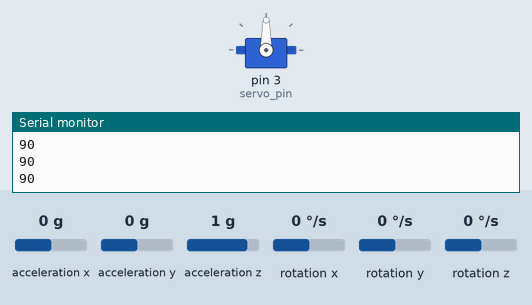
Bench run of a sketch on a simulated Arduino Uno, built with avr-gcc and run on an emulated ATmega328P. Parts: servo, the last lines printed to the serial monitor. Inputs (shaded band) come from the test bench; at power-on: acceleration x 0 g, acceleration y 0 g, acceleration z 1 g, rotation x 0 °/s, rotation y 0 °/s, rotation z 0 °/s.

Above: at 1.6 s.
1.7 s: acceleration x set to -1.4 g
At 2.2 s:
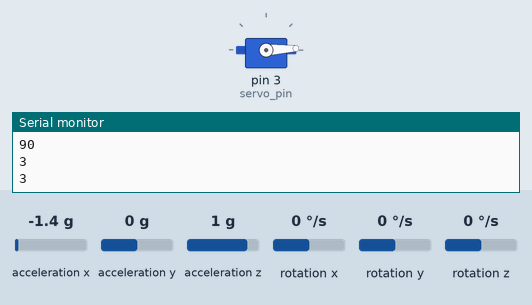
3.3 s: acceleration x set to -0.8 g
At 4.6 s:
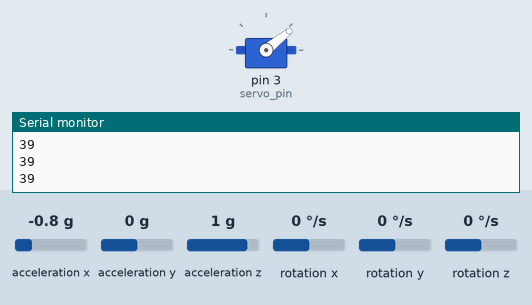
4.9 s: acceleration x set to 0.8 g
At 5.8 s:
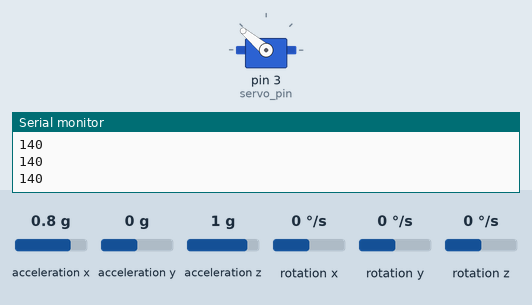
6.6 s: acceleration x set to 1.4 g
At 7.1 s:
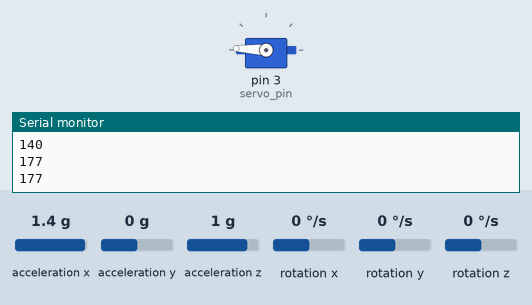
8.2 s: acceleration x set to 0 g
At 9.5 s:
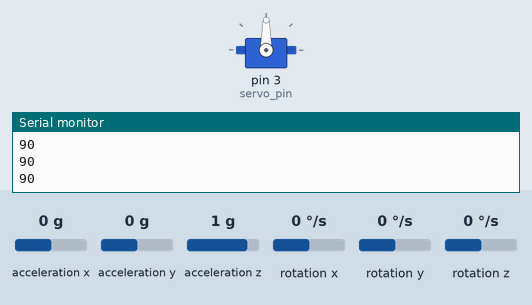
Timing chart, 0 to 10.8 s (numbered marks = the images above; inputs shaded):
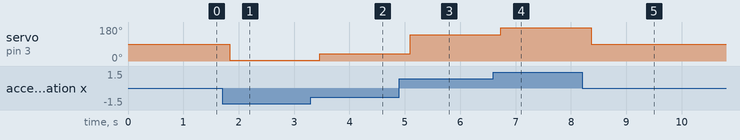

Measured:
- after the input at 1.7 s, servo on pin 3 (servo_pin): 90° → 3° after 0.13 s
- after the input at 3.3 s, servo on pin 3 (servo_pin): 3° → 39° after 0.17 s
- after the input at 4.9 s, servo on pin 3 (servo_pin): 39° → 140° after 0.20 s
- after the input at 6.6 s, servo on pin 3 (servo_pin): 140° → 177° after 0.13 s
- after the input at 8.2 s, servo on pin 3 (servo_pin): 177° → 90° after 0.17 s

The sketch:

control_moter.ino
```cpp
#include <Wire.h>
#include <MPU6050.h>
#include <Servo.h>


Servo sg90;
int servo_pin =3;


MPU6050 sensor ;
int16_t ax, ay, az ;
int16_t gx, gy, gz ;

//PID
float value;
float a=value*12.5;//PID计算

struct look{
float InputNum;//输入值 
float PointNum;//指定值 
float LastError;//上一次计算误差(微分需要) 
float NowError;//当前计算误差 
float Integral;//积分值 
float Kp;//初始化比例系数 
float Ki;//初始化积分系数
float Kd;//初始化微分系数
float Output;//输出的变化量大小 
}PID; //定义一个PID object

void initial(){
PID.InputNum=0;
PID.PointNum=90;
PID.LastError=0;
PID.NowError=0;
PID.Integral=0;
PID.Kp=2;
PID.Ki=0;
PID.Kd=0.2;
PID.Output=0;
}//初始化PID的参数 

float ComputePID(){
PID.NowError=PID.PointNum-PID.InputNum;
//累计误差，积分值
PID.Integral+=PID.NowError;
// float LimiteIntegral=30;
// if(PID.Integral>LimiteIntegral){
//  PID.Integral=LimiteIntegral;//积分限幅度
//  }
// else if(PID.Integral<-LimiteIntegral){
//  PID.Integral=-LimiteIntegral;//积分限幅度
// }
//PID计算 
PID.Output = PID.Kp*PID.NowError+PID.Ki*PID.Integral+PID.Kd*ax;
//角度的微分就是角速度，因此将(PID.NowError-PID.LastError)替换
PID.LastError = PID.NowError;
PID.InputNum += PID.Output;
value = PID.Output+PID.InputNum;//电机输出

return value;
}//计算PID数值  

void setup ()
{
sg90.attach (servo_pin);
// initial();//PID初始化
Serial.begin (9600);
Serial.println (sensor.testConnection () ? "Successfully Connected" : "Connection failed");
delay (200);
Serial.println ( "Taking Values from the sensor" );
delay (200);
}

void loop ()
{
sensor.getMotion6 (&ax, &ay, &az, &gx, &gy, &gz);
// PID.InputNum = ax;
// ax = map(ComputePID(), -17000, 17000, 25, 155);
ax = map(ax, -17000, 17000, 25, 155);
Serial.println (ax);
sg90.write (ax);
delay (200);
}
```
